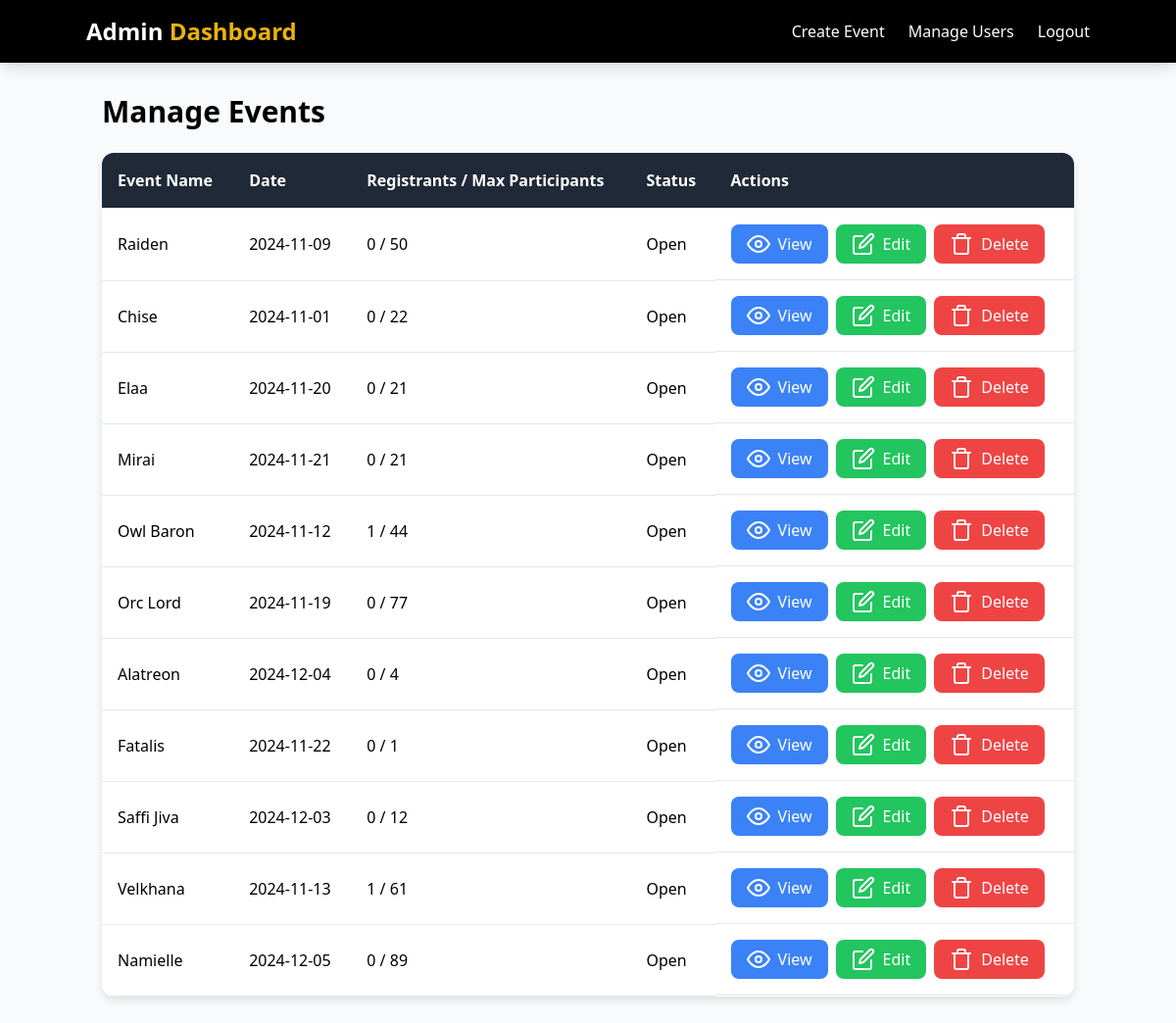
/admin/manage_events.php (signed in), run on the app's committed database.
### tables this page shows
CREATE TABLE `events` (
  `event_id` int(11) NOT NULL,
  `name` varchar(255) NOT NULL,
  `date` date NOT NULL,
  `time` time NOT NULL,
  `location` text NOT NULL,
  `description` text DEFAULT NULL,
  `max_participants` int(11) DEFAULT NULL,
  `status` enum('open','closed','canceled') DEFAULT 'open',
  `image_url` text DEFAULT NULL
);

### admin/manage_events.php (the view, shortened to what this page needs)
<?php
require '../includes/db.php';
$events = $conn->query("
    SELECT events.*,
           (SELECT COUNT(*) FROM registrations WHERE registrations.event_id = events.event_id) AS registrants_count
    FROM events
");
?>
<!DOCTYPE html>
<html lang="en">
<head>
    <script src="https://cdn.tailwindcss.com"></script>
</head>
<body>
    <?php include 'navbar_admin.php'; ?>
    <div class="container mx-auto px-4 py-8">
        <h1 class="text-3xl font-bold mb-6">Manage Events</h1>
        <div class="table-container">
            <table>
                <thead>
                    <tr>
                        <th>Event Name</th>
                        <th>Date</th>
                        <th>Registrants / Max Participants</th>
                        <th>Status</th>
                        <th>Actions</th>
                    </tr>
                </thead>
                <tbody>
                    <?php while ($event = $events->fetch_assoc()): ?>
                        <tr>
                            <td><?php echo $event['name']; ?></td>
                            <td><?php echo $event['date']; ?></td>
                            <td><?php echo $event['registrants_count']; ?> / <?php echo $event['max_participants']; ?></td>
                            <td><?php echo ucfirst($event['status']); ?></td>
                            <td class="action-buttons flex gap-2">
                                <a href="view_registrants.php?event_id=<?php echo $event['event_id']; ?>"
                                   class="bg-blue-500 text-white rounded">
                                    <i data-feather="eye"></i> View
                                </a>
                                <a href="edit_event.php?event_id=<?php echo $event['event_id']; ?>"
                                   class="bg-green-500 text-white rounded">
                                    <i data-feather="edit"></i> Edit
                                </a>
                                <button class="bg-red-500 text-white rounded"
                                        onclick="openModal(<?php echo $event['event_id']; ?>)">
                                    <i data-feather="trash"></i> Delete
                                </button>
                            </td>
                        </tr>
                    <?php endwhile; ?>
                </tbody>
            </table>
        </div>
    </div>
</body>
</html>

### admin/manage_events.php (style rules this page uses)
body { background-color: #f9fafb; }
.table-container { overflow-x: auto; border-radius: 12px; background-color: #fff; box-shadow: 0 4px 8px rgba(0, 0, 0, 0.1); }
table { width: 100%; border-collapse: collapse; overflow: hidden; }
thead { background-color: #1f2937; color: #fff; }
th, td { padding: 1rem; text-align: left; border-bottom: 1px solid #e5e7eb; }
.action-buttons a, .action-buttons button { display: inline-flex; align-items: center; gap: 0.5rem; padding: 0.5rem 1rem; border-radius: 8px; transition: background-color 0.3s; }

### data on the page
events: name "Raiden", date "2024-11-09", registrants_count "0", max_participants "50", status "Open"
events: name "Chise", date "2024-11-01", registrants_count "0", max_participants "22", status "Open"
events: name "Elaa", date "2024-11-20", registrants_count "0", max_participants "21", status "Open"
events: name "Mirai", date "2024-11-21", registrants_count "0", max_participants "21", status "Open"
events: name "Owl Baron", date "2024-11-12", registrants_count "1", max_participants "44", status "Open"
events: name "Orc Lord", date "2024-11-19", registrants_count "0", max_participants "77", status "Open"
events: name "Alatreon", date "2024-12-04", registrants_count "0", max_participants "4", status "Open"
events: name "Fatalis", date "2024-11-22", registrants_count "0", max_participants "1", status "Open"
events: name "Saffi Jiva", date "2024-12-03", registrants_count "0", max_participants "12", status "Open"
events: name "Velkhana", date "2024-11-13", registrants_count "1", max_participants "61", status "Open"
events: name "Namielle", date "2024-12-05", registrants_count "0", max_participants "89", status "Open"
